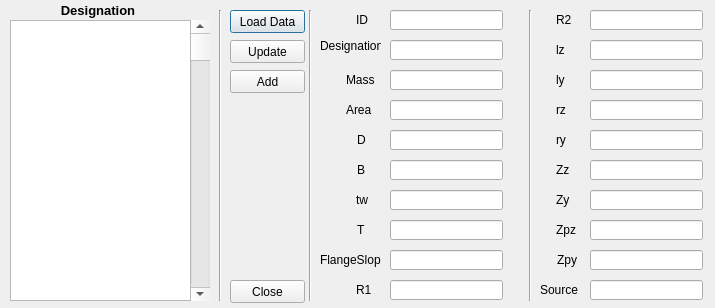
<?xml version="1.0" encoding="UTF-8"?>
<ui version="4.0">
 <class>Steel</class>
 <widget class="QDialog" name="Steel">
  <property name="geometry">
   <rect>
    <x>0</x>
    <y>0</y>
    <width>715</width>
    <height>308</height>
   </rect>
  </property>
  <property name="windowTitle">
   <string>Dialog</string>
  </property>
  <widget class="QPushButton" name="pushButton">
   <property name="geometry">
    <rect>
     <x>230</x>
     <y>10</y>
     <width>75</width>
     <height>23</height>
    </rect>
   </property>
   <property name="text">
    <string>Load Data</string>
   </property>
  </widget>
  <widget class="QPushButton" name="pushButton_2">
   <property name="geometry">
    <rect>
     <x>230</x>
     <y>40</y>
     <width>75</width>
     <height>23</height>
    </rect>
   </property>
   <property name="text">
    <string>Update</string>
   </property>
  </widget>
  <widget class="QScrollBar" name="verticalScrollBar">
   <property name="geometry">
    <rect>
     <x>190</x>
     <y>20</y>
     <width>20</width>
     <height>281</height>
    </rect>
   </property>
   <property name="orientation">
    <enum>Qt::Vertical</enum>
   </property>
  </widget>
  <widget class="QPushButton" name="pushButton_5">
   <property name="geometry">
    <rect>
     <x>230</x>
     <y>280</y>
     <width>75</width>
     <height>23</height>
    </rect>
   </property>
   <property name="text">
    <string>Close</string>
   </property>
  </widget>
  <widget class="QLineEdit" name="lineEdit">
   <property name="geometry">
    <rect>
     <x>390</x>
     <y>10</y>
     <width>113</width>
     <height>20</height>
    </rect>
   </property>
  </widget>
  <widget class="QLineEdit" name="lineEdit_2">
   <property name="geometry">
    <rect>
     <x>390</x>
     <y>40</y>
     <width>113</width>
     <height>20</height>
    </rect>
   </property>
  </widget>
  <widget class="QLineEdit" name="lineEdit_3">
   <property name="geometry">
    <rect>
     <x>390</x>
     <y>70</y>
     <width>113</width>
     <height>20</height>
    </rect>
   </property>
  </widget>
  <widget class="QLineEdit" name="lineEdit_4">
   <property name="geometry">
    <rect>
     <x>390</x>
     <y>100</y>
     <width>113</width>
     <height>20</height>
    </rect>
   </property>
  </widget>
  <widget class="QLineEdit" name="lineEdit_5">
   <property name="geometry">
    <rect>
     <x>390</x>
     <y>130</y>
     <width>113</width>
     <height>20</height>
    </rect>
   </property>
  </widget>
  <widget class="QLineEdit" name="lineEdit_6">
   <property name="geometry">
    <rect>
     <x>390</x>
     <y>160</y>
     <width>113</width>
     <height>20</height>
    </rect>
   </property>
  </widget>
  <widget class="QLineEdit" name="lineEdit_7">
   <property name="geometry">
    <rect>
     <x>390</x>
     <y>190</y>
     <width>113</width>
     <height>20</height>
    </rect>
   </property>
  </widget>
  <widget class="QLineEdit" name="lineEdit_8">
   <property name="geometry">
    <rect>
     <x>390</x>
     <y>220</y>
     <width>113</width>
     <height>20</height>
    </rect>
   </property>
  </widget>
  <widget class="QLineEdit" name="lineEdit_9">
   <property name="geometry">
    <rect>
     <x>390</x>
     <y>250</y>
     <width>113</width>
     <height>20</height>
    </rect>
   </property>
  </widget>
  <widget class="QLineEdit" name="lineEdit_10">
   <property name="geometry">
    <rect>
     <x>390</x>
     <y>280</y>
     <width>113</width>
     <height>20</height>
    </rect>
   </property>
  </widget>
  <widget class="Line" name="line">
   <property name="geometry">
    <rect>
     <x>300</x>
     <y>10</y>
     <width>20</width>
     <height>291</height>
    </rect>
   </property>
   <property name="orientation">
    <enum>Qt::Vertical</enum>
   </property>
  </widget>
  <widget class="QLineEdit" name="lineEdit_11">
   <property name="geometry">
    <rect>
     <x>590</x>
     <y>130</y>
     <width>113</width>
     <height>20</height>
    </rect>
   </property>
  </widget>
  <widget class="QLineEdit" name="lineEdit_12">
   <property name="geometry">
    <rect>
     <x>590</x>
     <y>40</y>
     <width>113</width>
     <height>20</height>
    </rect>
   </property>
  </widget>
  <widget class="QLineEdit" name="lineEdit_13">
   <property name="geometry">
    <rect>
     <x>590</x>
     <y>100</y>
     <width>113</width>
     <height>20</height>
    </rect>
   </property>
  </widget>
  <widget class="QLineEdit" name="lineEdit_14">
   <property name="geometry">
    <rect>
     <x>590</x>
     <y>70</y>
     <width>113</width>
     <height>20</height>
    </rect>
   </property>
  </widget>
  <widget class="QLineEdit" name="lineEdit_15">
   <property name="geometry">
    <rect>
     <x>590</x>
     <y>280</y>
     <width>113</width>
     <height>20</height>
    </rect>
   </property>
  </widget>
  <widget class="QLineEdit" name="lineEdit_16">
   <property name="geometry">
    <rect>
     <x>590</x>
     <y>190</y>
     <width>113</width>
     <height>20</height>
    </rect>
   </property>
  </widget>
  <widget class="QLineEdit" name="lineEdit_17">
   <property name="geometry">
    <rect>
     <x>590</x>
     <y>220</y>
     <width>113</width>
     <height>20</height>
    </rect>
   </property>
  </widget>
  <widget class="QLineEdit" name="lineEdit_18">
   <property name="geometry">
    <rect>
     <x>590</x>
     <y>160</y>
     <width>113</width>
     <height>20</height>
    </rect>
   </property>
  </widget>
  <widget class="QLineEdit" name="lineEdit_19">
   <property name="geometry">
    <rect>
     <x>590</x>
     <y>250</y>
     <width>113</width>
     <height>20</height>
    </rect>
   </property>
  </widget>
  <widget class="QLineEdit" name="lineEdit_20">
   <property name="geometry">
    <rect>
     <x>590</x>
     <y>10</y>
     <width>113</width>
     <height>20</height>
    </rect>
   </property>
  </widget>
  <widget class="Line" name="line_2">
   <property name="geometry">
    <rect>
     <x>210</x>
     <y>10</y>
     <width>20</width>
     <height>291</height>
    </rect>
   </property>
   <property name="orientation">
    <enum>Qt::Vertical</enum>
   </property>
  </widget>
  <widget class="QLabel" name="label">
   <property name="geometry">
    <rect>
     <x>356</x>
     <y>10</y>
     <width>21</width>
     <height>20</height>
    </rect>
   </property>
   <property name="text">
    <string>ID</string>
   </property>
  </widget>
  <widget class="QLabel" name="label_2">
   <property name="geometry">
    <rect>
     <x>320</x>
     <y>30</y>
     <width>61</width>
     <height>31</height>
    </rect>
   </property>
   <property name="text">
    <string>Designation</string>
   </property>
  </widget>
  <widget class="QLabel" name="label_3">
   <property name="geometry">
    <rect>
     <x>346</x>
     <y>70</y>
     <width>31</width>
     <height>20</height>
    </rect>
   </property>
   <property name="text">
    <string>Mass</string>
   </property>
  </widget>
  <widget class="QLabel" name="label_4">
   <property name="geometry">
    <rect>
     <x>346</x>
     <y>100</y>
     <width>31</width>
     <height>20</height>
    </rect>
   </property>
   <property name="text">
    <string>Area</string>
   </property>
  </widget>
  <widget class="QLabel" name="label_5">
   <property name="geometry">
    <rect>
     <x>357</x>
     <y>130</y>
     <width>20</width>
     <height>20</height>
    </rect>
   </property>
   <property name="text">
    <string>D</string>
   </property>
  </widget>
  <widget class="QLabel" name="label_6">
   <property name="geometry">
    <rect>
     <x>357</x>
     <y>160</y>
     <width>20</width>
     <height>20</height>
    </rect>
   </property>
   <property name="text">
    <string>B</string>
   </property>
  </widget>
  <widget class="QLabel" name="label_7">
   <property name="geometry">
    <rect>
     <x>356</x>
     <y>190</y>
     <width>21</width>
     <height>20</height>
    </rect>
   </property>
   <property name="text">
    <string>tw</string>
   </property>
  </widget>
  <widget class="QLabel" name="label_8">
   <property name="geometry">
    <rect>
     <x>357</x>
     <y>220</y>
     <width>20</width>
     <height>20</height>
    </rect>
   </property>
   <property name="text">
    <string>T</string>
   </property>
  </widget>
  <widget class="QLabel" name="label_9">
   <property name="geometry">
    <rect>
     <x>320</x>
     <y>250</y>
     <width>61</width>
     <height>20</height>
    </rect>
   </property>
   <property name="text">
    <string>FlangeSlope</string>
   </property>
  </widget>
  <widget class="QLabel" name="label_10">
   <property name="geometry">
    <rect>
     <x>356</x>
     <y>280</y>
     <width>21</width>
     <height>20</height>
    </rect>
   </property>
   <property name="text">
    <string>R1</string>
   </property>
  </widget>
  <widget class="QLabel" name="label_11">
   <property name="geometry">
    <rect>
     <x>556</x>
     <y>100</y>
     <width>21</width>
     <height>20</height>
    </rect>
   </property>
   <property name="text">
    <string>rz</string>
   </property>
  </widget>
  <widget class="QLabel" name="label_12">
   <property name="geometry">
    <rect>
     <x>556</x>
     <y>130</y>
     <width>21</width>
     <height>20</height>
    </rect>
   </property>
   <property name="text">
    <string>ry</string>
   </property>
  </widget>
  <widget class="QLabel" name="label_13">
   <property name="geometry">
    <rect>
     <x>540</x>
     <y>280</y>
     <width>41</width>
     <height>20</height>
    </rect>
   </property>
   <property name="text">
    <string>Source</string>
   </property>
  </widget>
  <widget class="QLabel" name="label_14">
   <property name="geometry">
    <rect>
     <x>556</x>
     <y>220</y>
     <width>21</width>
     <height>20</height>
    </rect>
   </property>
   <property name="text">
    <string>Zpz</string>
   </property>
  </widget>
  <widget class="QLabel" name="label_15">
   <property name="geometry">
    <rect>
     <x>556</x>
     <y>190</y>
     <width>21</width>
     <height>20</height>
    </rect>
   </property>
   <property name="text">
    <string>Zy</string>
   </property>
  </widget>
  <widget class="QLabel" name="label_16">
   <property name="geometry">
    <rect>
     <x>556</x>
     <y>70</y>
     <width>21</width>
     <height>20</height>
    </rect>
   </property>
   <property name="text">
    <string>ly</string>
   </property>
  </widget>
  <widget class="QLabel" name="label_17">
   <property name="geometry">
    <rect>
     <x>557</x>
     <y>250</y>
     <width>20</width>
     <height>20</height>
    </rect>
   </property>
   <property name="text">
    <string>Zpy</string>
   </property>
  </widget>
  <widget class="QLabel" name="label_18">
   <property name="geometry">
    <rect>
     <x>556</x>
     <y>160</y>
     <width>21</width>
     <height>20</height>
    </rect>
   </property>
   <property name="text">
    <string>Zz</string>
   </property>
  </widget>
  <widget class="QLabel" name="label_19">
   <property name="geometry">
    <rect>
     <x>556</x>
     <y>40</y>
     <width>21</width>
     <height>20</height>
    </rect>
   </property>
   <property name="text">
    <string>lz</string>
   </property>
  </widget>
  <widget class="QLabel" name="label_20">
   <property name="geometry">
    <rect>
     <x>556</x>
     <y>10</y>
     <width>21</width>
     <height>20</height>
    </rect>
   </property>
   <property name="text">
    <string>R2</string>
   </property>
  </widget>
  <widget class="QLabel" name="label_21">
   <property name="geometry">
    <rect>
     <x>50</x>
     <y>0</y>
     <width>91</width>
     <height>20</height>
    </rect>
   </property>
   <property name="font">
    <font>
     <pointsize>10</pointsize>
     <weight>75</weight>
     <bold>true</bold>
    </font>
   </property>
   <property name="text">
    <string>   Designation</string>
   </property>
  </widget>
  <widget class="Line" name="line_3">
   <property name="geometry">
    <rect>
     <x>520</x>
     <y>10</y>
     <width>20</width>
     <height>291</height>
    </rect>
   </property>
   <property name="orientation">
    <enum>Qt::Vertical</enum>
   </property>
  </widget>
  <widget class="QPlainTextEdit" name="plainTextEdit">
   <property name="geometry">
    <rect>
     <x>10</x>
     <y>20</y>
     <width>181</width>
     <height>281</height>
    </rect>
   </property>
   <property name="font">
    <font>
     <pointsize>10</pointsize>
     <weight>75</weight>
     <bold>true</bold>
    </font>
   </property>
  </widget>
  <widget class="QPushButton" name="pushButton_3">
   <property name="geometry">
    <rect>
     <x>230</x>
     <y>70</y>
     <width>75</width>
     <height>23</height>
    </rect>
   </property>
   <property name="text">
    <string>Add</string>
   </property>
  </widget>
 </widget>
 <resources/>
 <connections/>
</ui>
